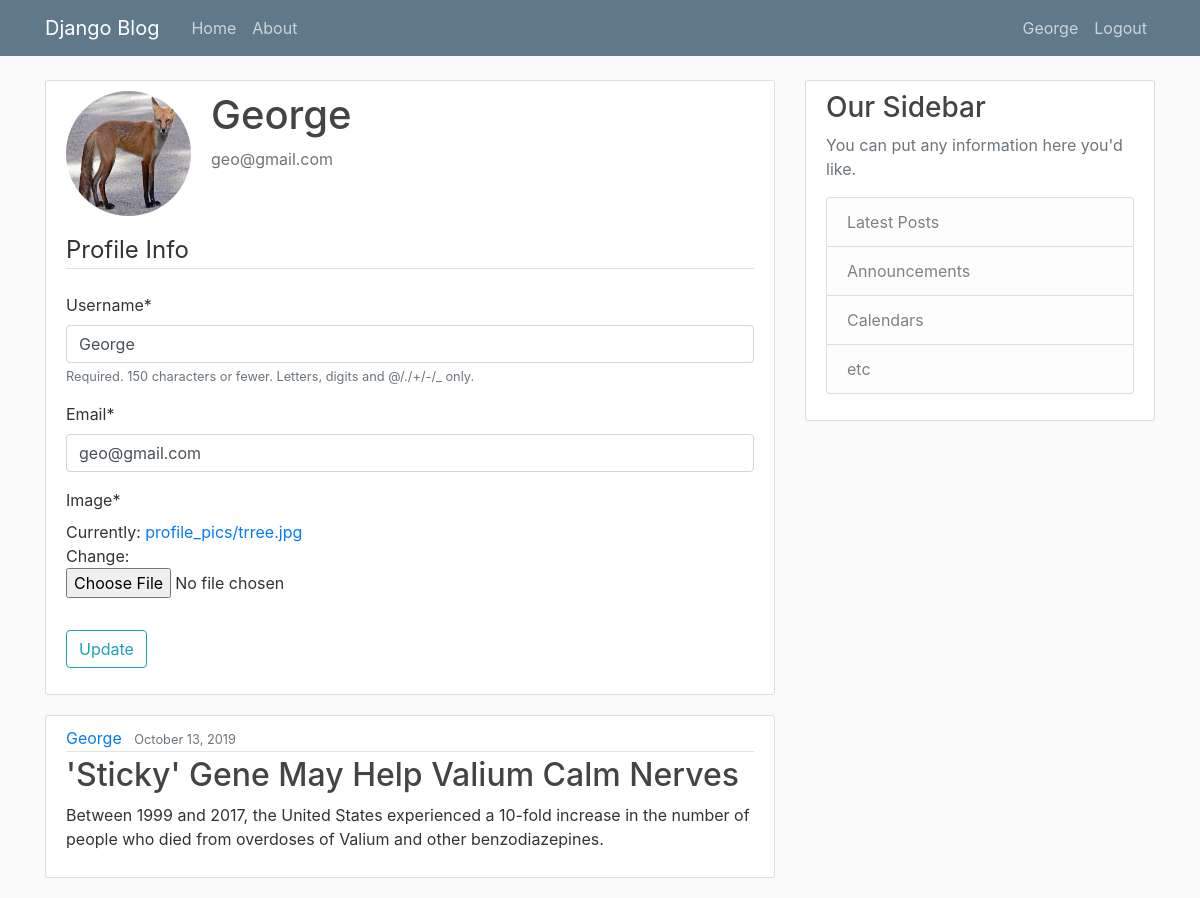
/profile/ (signed in), run on an earlier commit of the app's database.
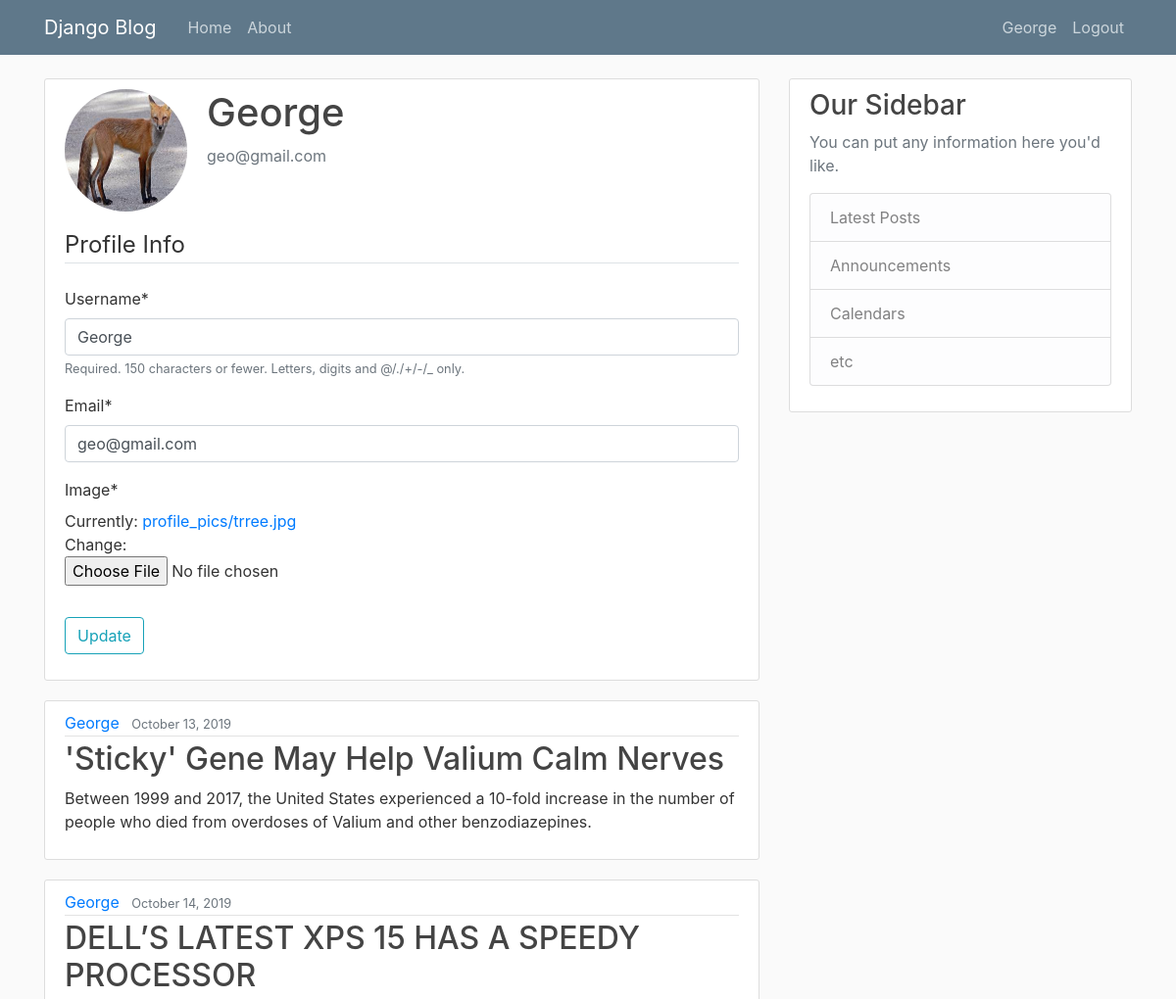
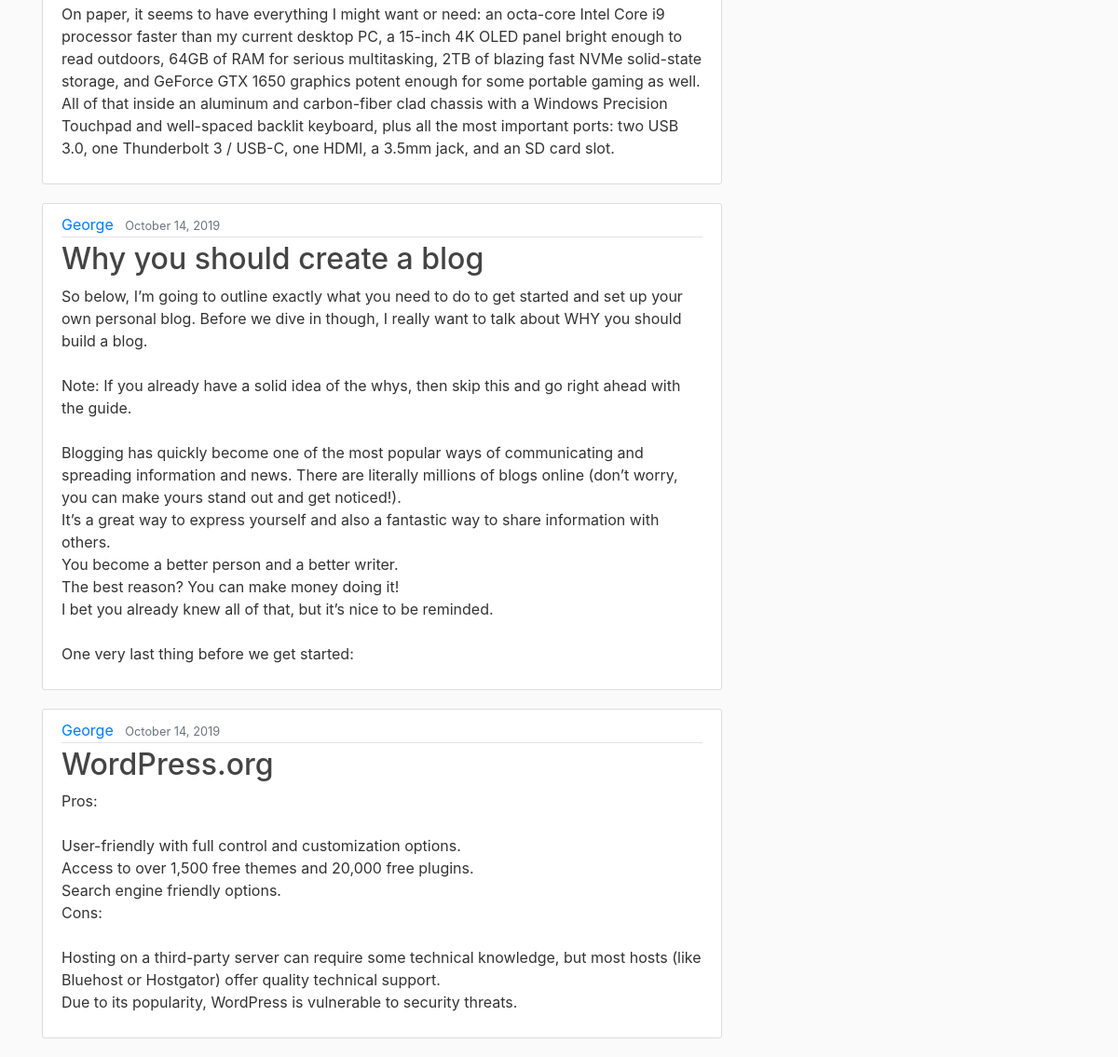
And on a later commit of the database (2 pictures, top to bottom).
### blog/models.py (models this page shows, shortened)
class Post(models.Model):
	title=models.CharField(max_length=100)
	content=models.TextField()
	datecreated=models.DateTimeField(default=timezone.now)
	author = models.ForeignKey(User, on_delete=models.CASCADE)

### users/views.py (the view)
# urls.py: path('profile/', user_views.profile, name='profile'),
@login_required
def profile(request):
	if (request.method =='POST'):
		u_form=UserUpdateForm(request.POST,instance=request.user)
		p_form=ProfileUpdateForm(
			request.POST,
			request.FILES,
			instance=request.user.profile)
		if u_form.is_valid() and p_form.is_valid():
			u_form.save()
			p_form.save()
			messages.success(request, f'Your account has been updated')
			return redirect('profile')
	else:
		u_form=UserUpdateForm(instance=request.user)
		p_form=ProfileUpdateForm(instance=request.user.profile)
	context ={
		'posts':Post.objects.all(),
		'u_form':u_form,
		'p_form':p_form
	}
	return render(request, 'users/profile.html', context)

### users/forms.py
class UserUpdateForm(forms.ModelForm):
	email = forms.EmailField()
	class Meta():
		model = User
		fields=['username', 'email']

class ProfileUpdateForm(forms.ModelForm):
	class Meta:
		model=Profile
		fields=['image']

### users/templates/users/profile.html (shortened to what this page needs)
{% extends "blog/base.html" %}
{% load crispy_forms_tags %}
{% block content %}
	<div class="content-section">
	  <div class="media">
	    <img class="rounded-circle account-img" src="{{ user.profile.image.url }}">
	    <div class="media-body">
	      <h2 class="account-heading">{{ user.username }}</h2>
	      <p class="text-secondary">{{ user.email }}</p>
	    </div>
	  </div>
		<form method="POST" enctype="multipart/form-data">
			<fieldset class="form-group">
				<legend class="border-bottom mb-4"> Profile Info</legend>
				{{ u_form|crispy }}
				{{ p_form|crispy }}
			</fieldset>
			<div class="form-group">
				<button class="btn btn-outline-info" type="submit">Update</button>
			</div>
		</form>
	</div>
	{% for post in posts %}
		{% if post.author.username == user.username %}
			<article class="media content-section">
			  <div class="media-body">
			    <div class="article-metadata">
			      <a class="mr-2" href="#">{{ post.author }}</a>
			      <small class="text-muted">{{ post.datecreated|date:"F d, Y" }}</small>
			    </div>
			    <h2><a class="article-title" href="#">{{ post.title }}</a></h2>
			    <p class="article-content">{{ post.content }}</p>
			  </div>
			</article>
		{% endif %}
	{% endfor %}
{% endblock content %}

What changed in the data, as far as the page shows it:
added Post: author "George", datecreated "October 14, 2019", title "DELL’S LATEST XPS 15 HAS A SPEEDY PROCESSOR", content "On paper, it seems to have everything I might want or need: an octa-core Intel Core i9 processor faster than my current desktop PC, a 15-inch 4K OLED panel bright enough to read outdoors, 64GB of RAM for serious multitasking, 2TB of blazing fast NVMe solid-state storage, and GeForce GTX 1650 graphics potent enough for some portable gaming as well. All of that inside an aluminum and carbon-fiber clad chassis with a Windows Precision Touchpad and well-spaced backlit keyboard, plus all the most important ports: two USB 3.0, one Thunderbolt 3 / USB-C, one HDMI, a 3.5mm jack, and an SD card slot."
added Post: author "George", datecreated "October 14, 2019", title "Why you should create a blog", content "So below, I’m going to outline exactly what you need to do to get started and set up your own personal blog. Before we dive in though, I really want to talk about WHY you should build a blog. Note: If you already have a solid idea of the whys, then skip this and go right ahead with the guide. Blogging has quickly become one of the most popular ways of communicating and spreading information and news. There are literally millions of blogs online (don’t worry, you can make yours stand out and get noticed!). It’s a great way to express yourself and also a fantastic way to share information with others. You become a better person and a better writer. The best reason? You can make money doing…"
added Post: author "George", datecreated "October 14, 2019", title "WordPress.org", content "Pros: User-friendly with full control and customization options. Access to over 1,500 free themes and 20,000 free plugins. Search engine friendly options. Cons: Hosting on a third-party server can require some technical knowledge, but most hosts (like Bluehost or Hostgator) offer quality technical support. Due to its popularity, WordPress is vulnerable to security threats."
